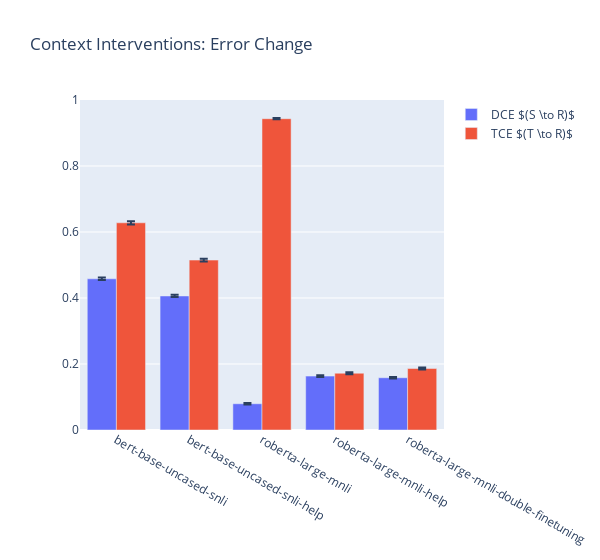

Notebook source saved alongside this figure:
### Code cell
metric_col = 'error_change'
interventions = ['intervention_2', 'intervention_3']
result_set = {}

for item in ['mean', 'sem', 'std']:
    for intervention in interventions:
        result_set['model'] = []
        result_set[f'{intervention}_{item}'] = []
        for model in models:
            results_path = f'../experiments/results/{intervention}/{model}/summary_results.tsv'
            results = pd.read_csv(results_path, sep='\t', index_col=0)
            result_set['model'].append(model)
            result_set[f'{intervention}_{item}'].append(results.at[item, metric_col])

result_set = pd.DataFrame(result_set)

fig = plot_metric_comparison(result_set, interventions, metric_col)
fig.update_layout(
        title=r'Context Interventions: Error Change',
    )
fig.show()
fig.write_image('./results/plots/context_error_change.pdf')

### Figure 1 — Plotly figure (JSON) as saved in the notebook; plotly's stock layout.template omitted (floating-point values rounded to 4 significant figures)
{"data": [{"error_y": {"array": [0.003758, 0.003401, 0.002357, 0.002559, 0.002528], "type": "data"}, "name": "DCE $(S \\to R)$", "type": "bar", "x": ["bert-base-uncased-snli", "bert-base-uncased-snli-help", "roberta-large-mnli", "roberta-large-mnli-help", "roberta-large-mnli-double-finetuning"], "y": [0.4581, 0.4061, 0.07954, 0.1633, 0.1584]}, {"error_y": {"array": [0.004804, 0.004182, 0.002005, 0.003158, 0.003257], "type": "data"}, "name": "TCE $(T \\to R)$", "type": "bar", "x": ["bert-base-uncased-snli", "bert-base-uncased-snli-help", "roberta-large-mnli", "roberta-large-mnli-help", "roberta-large-mnli-double-finetuning"], "y": [0.6279, 0.5149, 0.9433, 0.1721, 0.1863]}], "layout": {"barmode": "group", "title": {"text": "Context Interventions: Error Change"}, "width": 600, "yaxis": {"range": [0, 1]}}}
